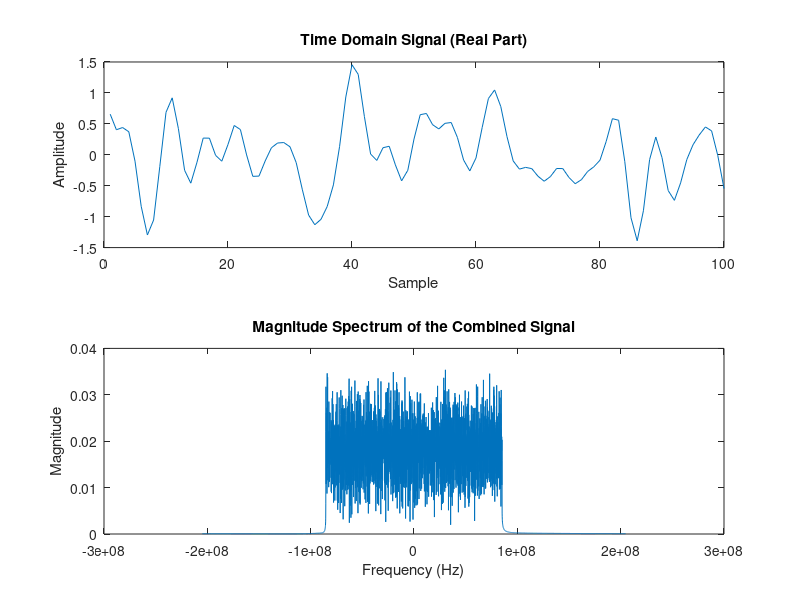
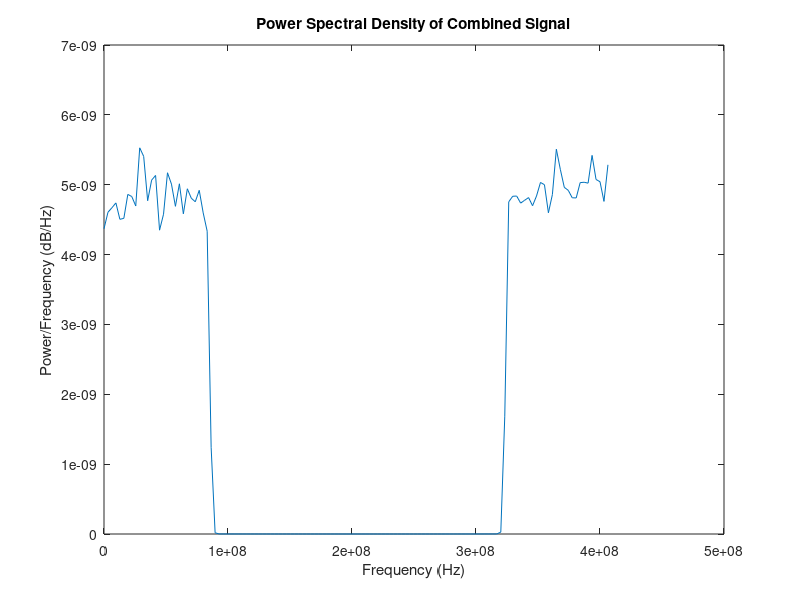

The MATLAB source for these figures, in order:
% 清理环境
clear all; close all; clc;

% 参数设置
Tu = 200e-6; % 有效OFDM符号周期
T = Tu/2048; % 基带基本周期
G = 1/4; % 循环前缀因子，选择1/4、1/8、1/16和1/32
delta = G*Tu; % 保护带时长
Ts = delta+Tu; % 总OFDM符号周期
Kmax = 1705; % 子载波数量
FS = 4096; % IFFT/FFT长度
q = 10; % 载波周期与基本周期的比率
fc = q*1/T; % 载波频率
Rs = 4*fc; % 仿真采样率

% 数据生成器
M = Kmax+1;
a = -1 + 2*round(rand(M,1)) + 1i*(-1 + 2*round(rand(M,1))); % QPSK调制

% IFFT操作准备
info = zeros(FS,1); % 初始化IFFT向量
info(1:(M/2)) = a(1:(M/2)); % 前一半子载波
info(end-(M/2-1):end) = a((M/2+1):end); % 后一半子载波

% 子载波生成
carriers = ifft(info, FS); % IFFT
carriers = carriers.*sqrt(FS); % 归一化功率

% 生成OFDM信号
ofdm_signal = [carriers(end-FS*G+1:end); carriers]; % 添加循环前缀

% 信号聚合（这里只有一个信号，故简单复制）
combined_signal = ofdm_signal; % 在实际中这里可以是多个信号的叠加

% 绘制时域信号
figure;
subplot(2,1,1);
plot(real(combined_signal(1:100)));
title('Time Domain Signal (Real Part)');
xlabel('Sample');
ylabel('Amplitude');

% 信号的频谱
N = length(combined_signal); % 信号长度
f = Rs*(-N/2:N/2-1)/N; % 频率向量
Y = fftshift(fft(combined_signal, N))/N; % 频谱归一化

% 绘制频谱
subplot(2,1,2);
plot(f,abs(Y));
title('Magnitude Spectrum of the Combined Signal');
xlabel('Frequency (Hz)');
ylabel('Magnitude');

% 绘制功率谱密度
figure;
pwelch(combined_signal,[],[],[],Rs);
title('Power Spectral Density of Combined Signal');
xlabel('Frequency (Hz)');
ylabel('Power/Frequency (dB/Hz)');
